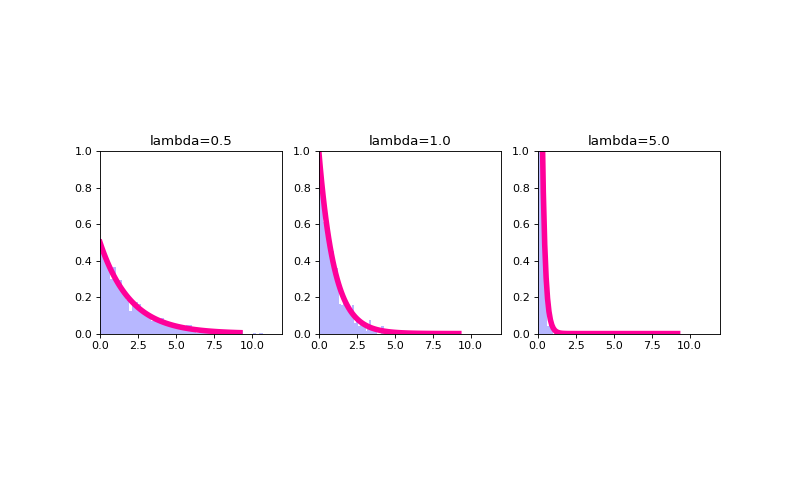

The script that drew this image:
#!/usr/bin/env python 
"""
fit a exponential distribution with several parameterizations
"""

import sys,os
import numpy as np
import matplotlib.pyplot as plt
import scipy.stats as scs

## declare variables
font_size = 11
font_name = 'sans-serif'
n = 10000
fig = plt.figure(figsize=(10,6))
splot = 0

## loop through parameterizations of the beta
for lamb in [0.5,1.0,5.0]:
    splot += 1
    scale = 1./lamb
    
    rv = scs.expon(scale=scale)
    r = scs.expon.rvs(size=1000,scale=scale)
    pdf_range = np.linspace(scs.expon.ppf(0.0001),scs.expon.ppf(0.9999), 100)
    
    ax = fig.add_subplot(1,3,splot)
    ax.hist(r,bins=60,facecolor="#9999FF",alpha=0.7,normed=1,histtype='stepfilled')
    ax.plot(pdf_range, rv.pdf(pdf_range),'#FF0099', lw=5, label='pdf')
    ax.set_xlim((0,12))
    ax.set_ylim((0,1.0))
    ax.set_title("lambda=%s"%(lamb))
    ax.set_aspect(1./ax.get_data_ratio())

    for t in ax.get_xticklabels():
        t.set_fontsize(font_size-1)
        t.set_fontname(font_name)
    for t in ax.get_yticklabels():
        t.set_fontsize(font_size-1)
        t.set_fontname(font_name)
    
plt.show()
